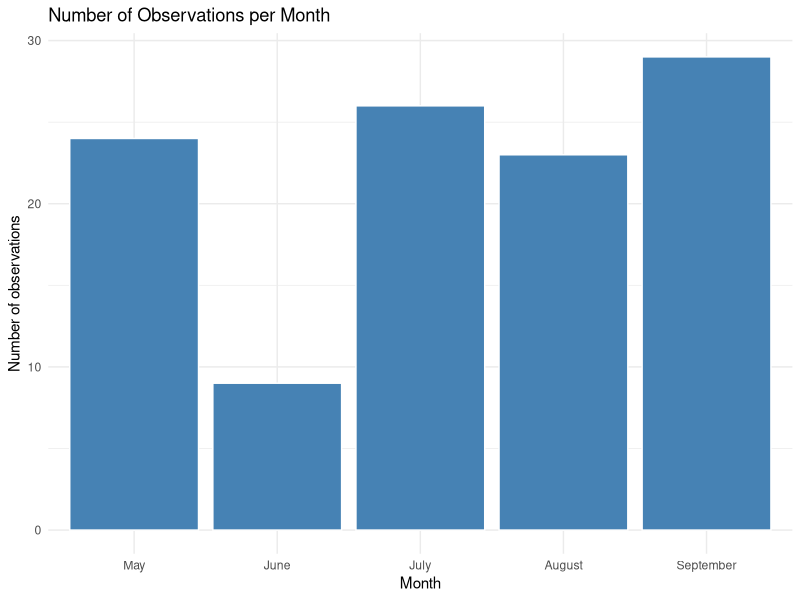
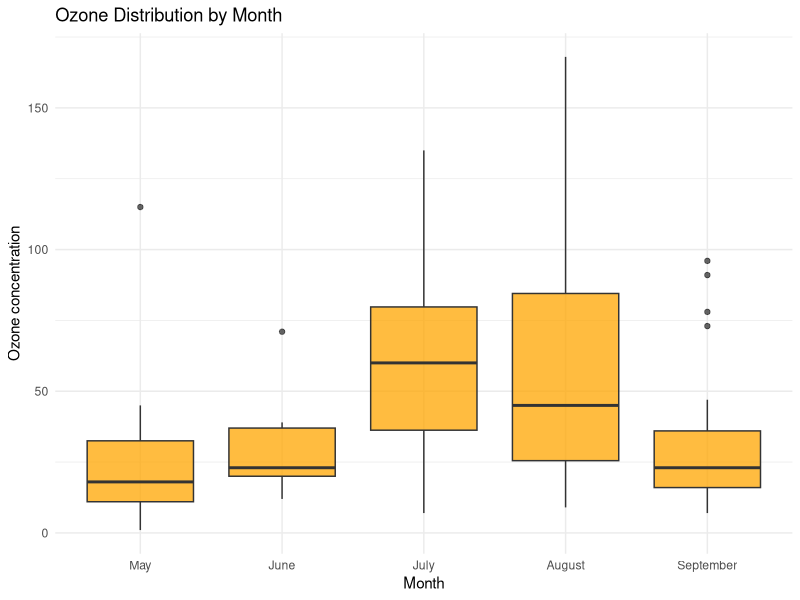
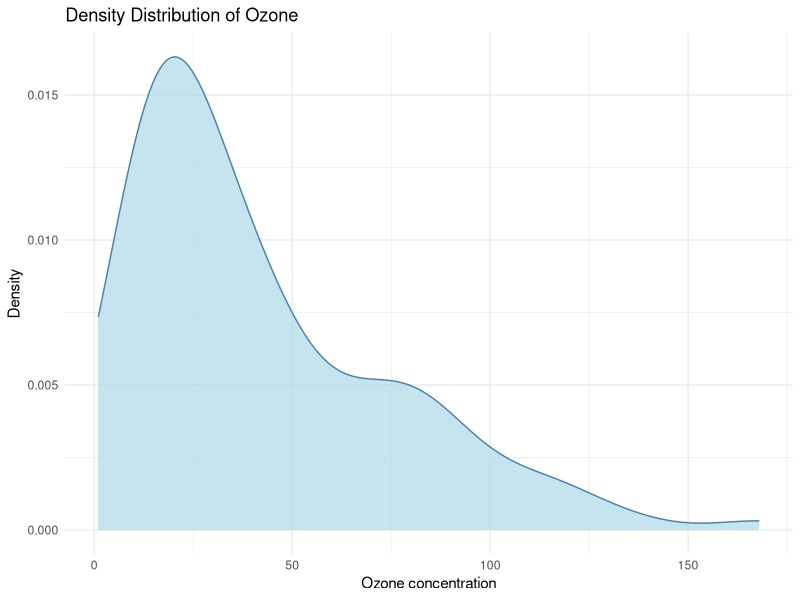
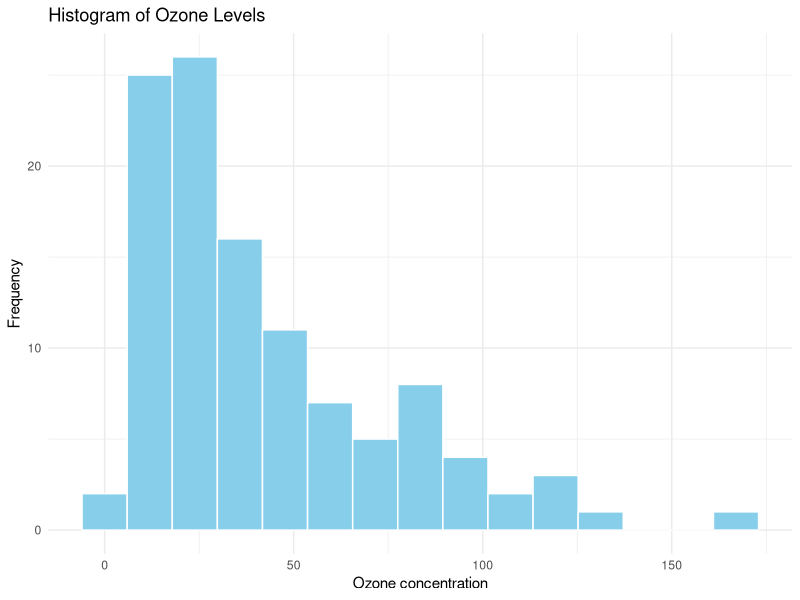
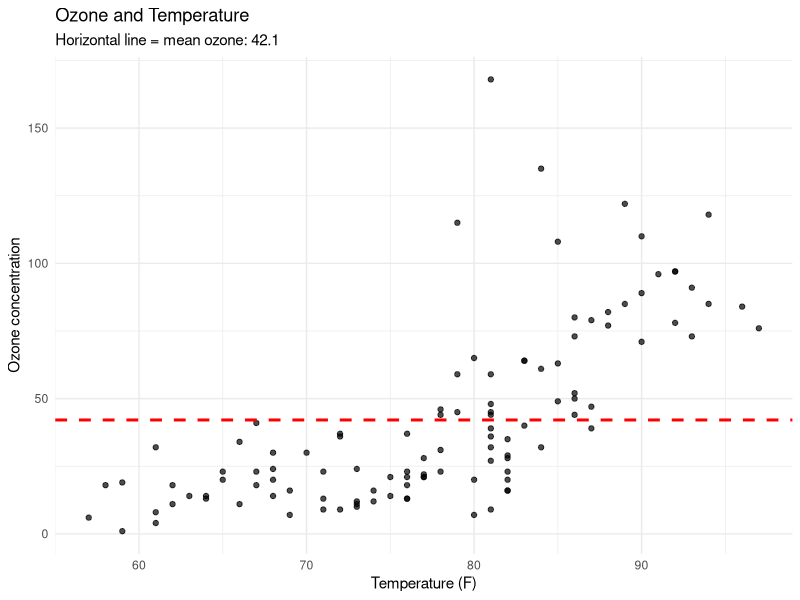
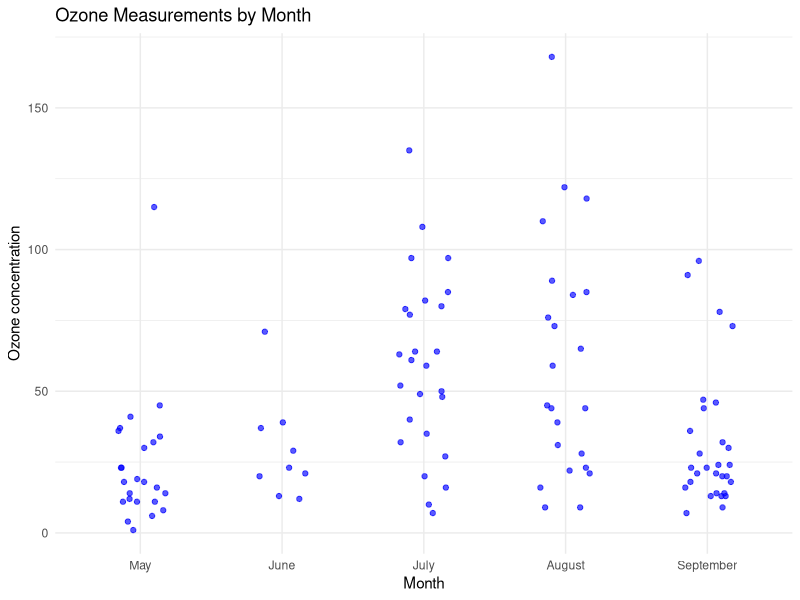
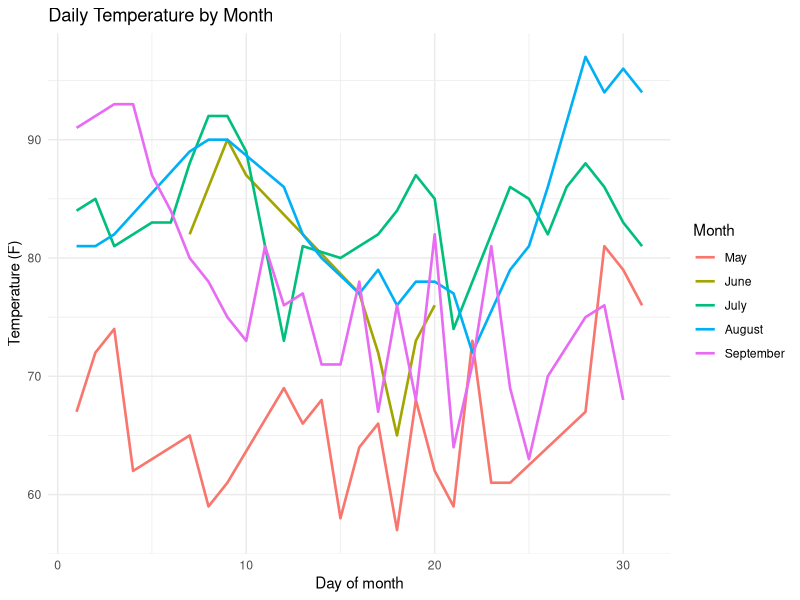
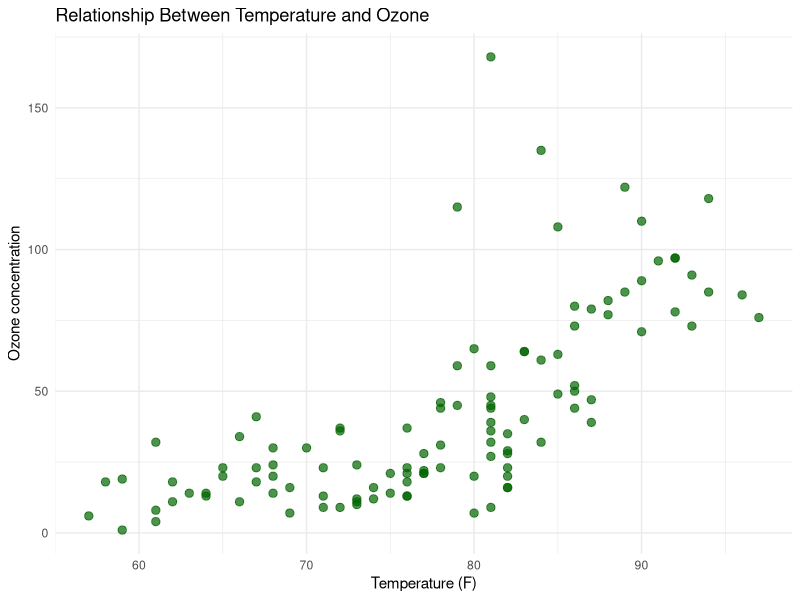

Here is the R script that generated these plots, in order:
## ---- chunk 1
knitr::opts_chunk$set(
  echo = TRUE,
  message = FALSE,
  warning = FALSE,
  fig.align = "center",
  fig.width = 8,
  fig.height = 5,
  out.width = "90%"
)

library(ggplot2)
data("airquality")

# Remove rows with missing values for plots that need complete observations.
aq <- na.omit(airquality)

# Treat month as a category so ggplot2 displays separate groups.
aq$Month <- factor(
  aq$Month,
  levels = 5:9,
  labels = c("May", "June", "July", "August", "September")
)
## ---- chunk 2
head(airquality)
## ---- chunk 3
str(airquality)
## ---- chunk 4
colSums(is.na(airquality))
## ---- chunk 5
dim(aq)
summary(aq)
## ---- chunk 6
ggplot(aq, aes(x = Month)) +
  geom_bar(fill = "steelblue", color = "white") +
  labs(
    title = "Number of Observations per Month",
    x = "Month",
    y = "Number of observations"
  ) +
  theme_minimal()
## ---- chunk 7
ggplot(aq, aes(x = Month, y = Ozone)) +
  geom_boxplot(fill = "orange", alpha = 0.75) +
  labs(
    title = "Ozone Distribution by Month",
    x = "Month",
    y = "Ozone concentration"
  ) +
  theme_minimal()
## ---- chunk 8
ggplot(aq, aes(x = Ozone)) +
  geom_density(fill = "lightblue", color = "steelblue", alpha = 0.7) +
  labs(
    title = "Density Distribution of Ozone",
    x = "Ozone concentration",
    y = "Density"
  ) +
  theme_minimal()
## ---- chunk 9
ggplot(aq, aes(x = Ozone)) +
  geom_histogram(
    bins = 15,
    fill = "skyblue",
    color = "white"
  ) +
  labs(
    title = "Histogram of Ozone Levels",
    x = "Ozone concentration",
    y = "Frequency"
  ) +
  theme_minimal()
## ---- chunk 10
mean_ozone <- mean(aq$Ozone)

ggplot(aq, aes(x = Temp, y = Ozone)) +
  geom_point(alpha = 0.7) +
  geom_hline(
    yintercept = mean_ozone,
    color = "red",
    linewidth = 1,
    linetype = "dashed"
  ) +
  labs(
    title = "Ozone and Temperature",
    subtitle = paste("Horizontal line = mean ozone:", round(mean_ozone, 1)),
    x = "Temperature (F)",
    y = "Ozone concentration"
  ) +
  theme_minimal()
## ---- chunk 11
ggplot(aq, aes(x = Month, y = Ozone)) +
  geom_jitter(
    color = "blue",
    width = 0.18,
    height = 0,
    alpha = 0.65
  ) +
  labs(
    title = "Ozone Measurements by Month",
    x = "Month",
    y = "Ozone concentration"
  ) +
  theme_minimal()
## ---- chunk 12
ggplot(aq, aes(x = Day, y = Temp, color = Month, group = Month)) +
  geom_line(linewidth = 0.9) +
  labs(
    title = "Daily Temperature by Month",
    x = "Day of month",
    y = "Temperature (F)",
    color = "Month"
  ) +
  theme_minimal()
## ---- chunk 13
ggplot(aq, aes(x = Temp, y = Ozone)) +
  geom_point(color = "darkgreen", size = 2.5, alpha = 0.7) +
  labs(
    title = "Relationship Between Temperature and Ozone",
    x = "Temperature (F)",
    y = "Ozone concentration"
  ) +
  theme_minimal()
## ---- chunk 14
ggplot(aq, aes(x = Temp, y = Ozone)) +
  geom_point(alpha = 0.6) +
  geom_rug(color = "red", alpha = 0.6) +
  labs(
    title = "Temperature and Ozone with Rug Marks",
    x = "Temperature (F)",
    y = "Ozone concentration"
  ) +
  theme_minimal()
## ---- chunk 15
ggplot(aq, aes(x = Temp, y = Ozone)) +
  geom_point(alpha = 0.6) +
  geom_smooth(
    method = "loess",
    color = "red",
    se = TRUE
  ) +
  labs(
    title = "Temperature and Ozone Trend",
    x = "Temperature (F)",
    y = "Ozone concentration"
  ) +
  theme_minimal()
## ---- chunk 16
ggplot(aq, aes(x = Temp, y = Ozone)) +
  geom_point(alpha = 0.6) +
  annotate(
    "text",
    x = 100,
    y = 100,
    label = "High ozone area",
    color = "red",
    size = 4
  ) +
  labs(
    title = "Ozone Measurements with Text Annotation",
    x = "Temperature (F)",
    y = "Ozone concentration"
  ) +
  theme_minimal()
## ---- chunk 17
ggplot(aq, aes(x = Month, y = Ozone)) +
  geom_violin(fill = "mediumpurple", alpha = 0.65, na.rm = TRUE) +
  labs(
    title = "Ozone Distribution Across Months",
    x = "Month",
    y = "Ozone concentration"
  ) +
  theme_minimal()
## ---- chunk 18
mean_temp <- mean(aq$Temp)

ggplot(aq, aes(x = Temp, y = Ozone)) +
  geom_point(alpha = 0.7) +
  geom_vline(
    xintercept = mean_temp,
    color = "red",
    linewidth = 1,
    linetype = "dashed"
  ) +
  labs(
    title = "Ozone and Temperature",
    subtitle = paste("Vertical line = mean temperature:", round(mean_temp, 1), "F"),
    x = "Temperature (F)",
    y = "Ozone concentration"
  ) +
  theme_minimal()
